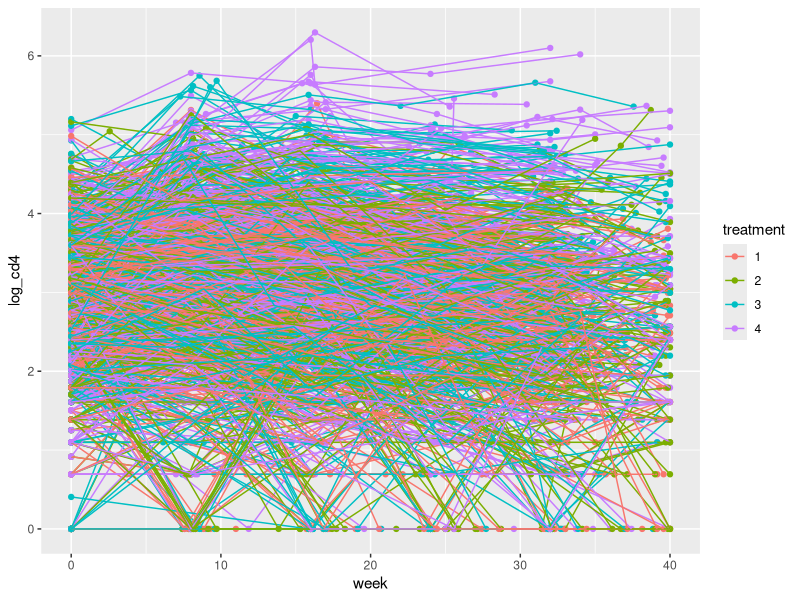
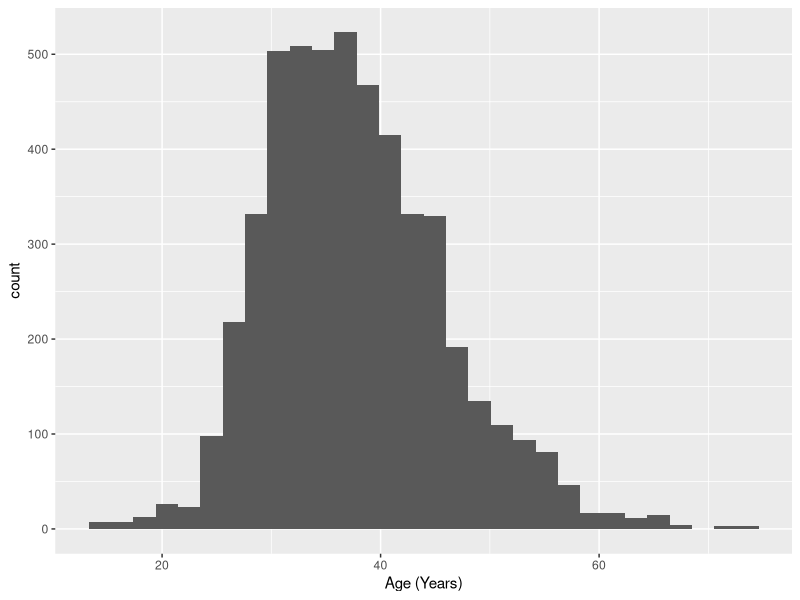
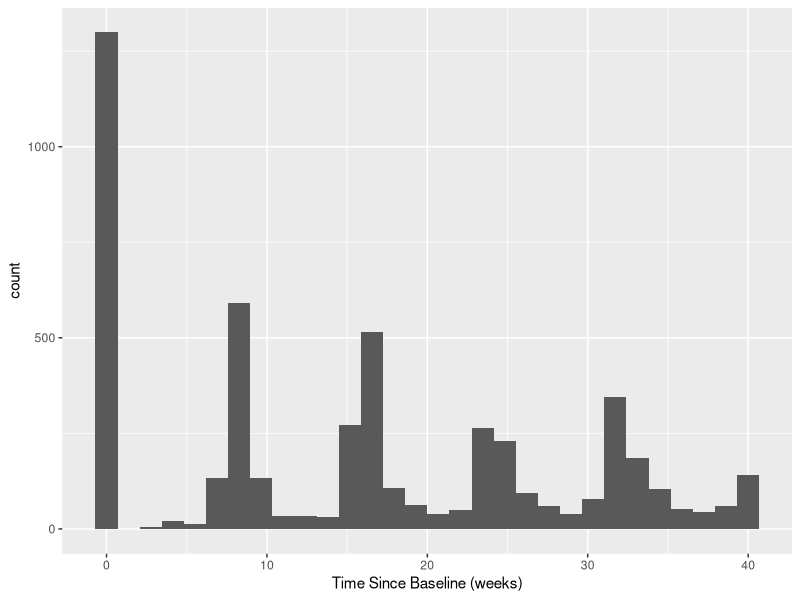
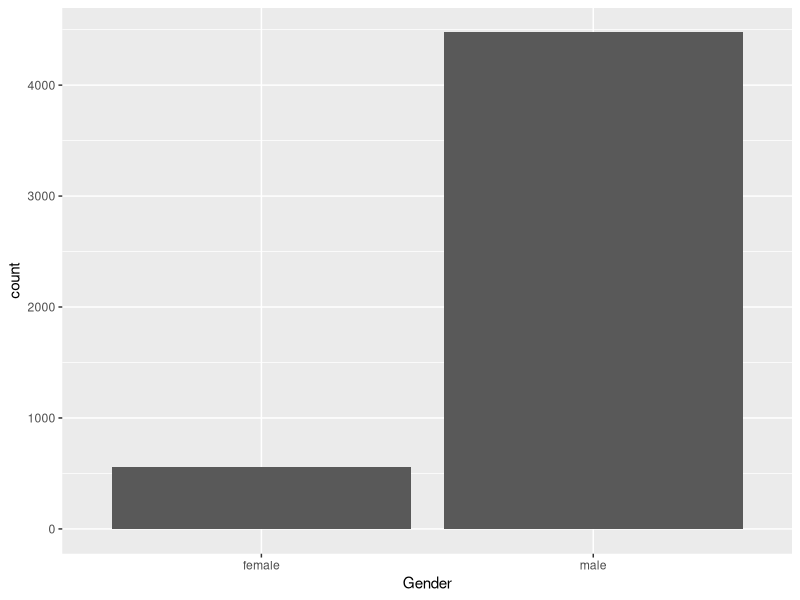
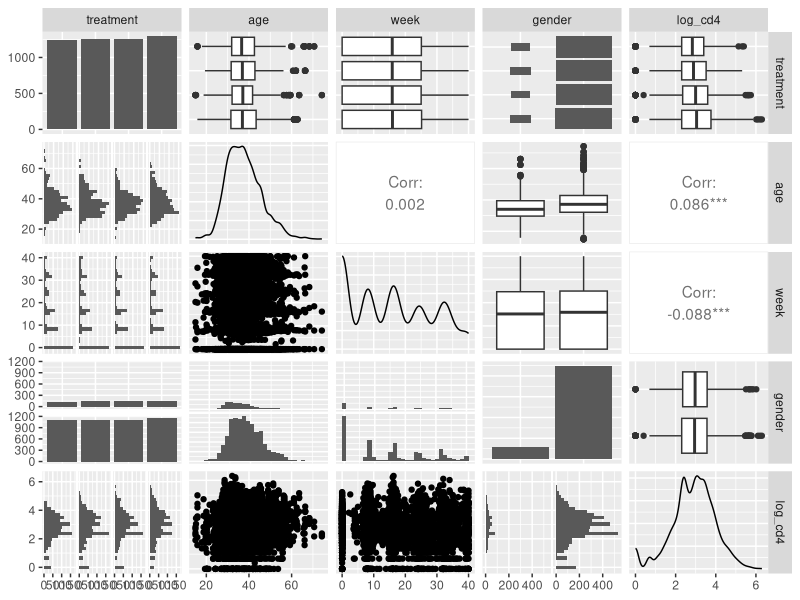
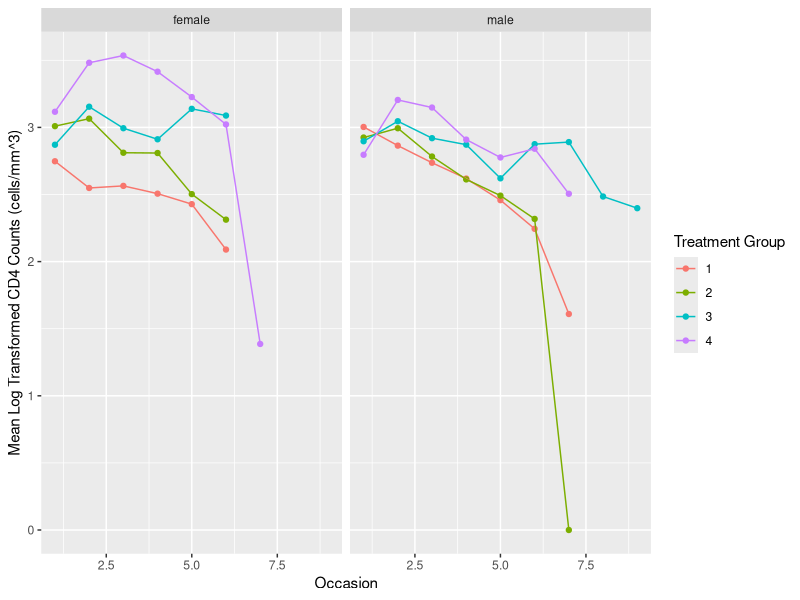
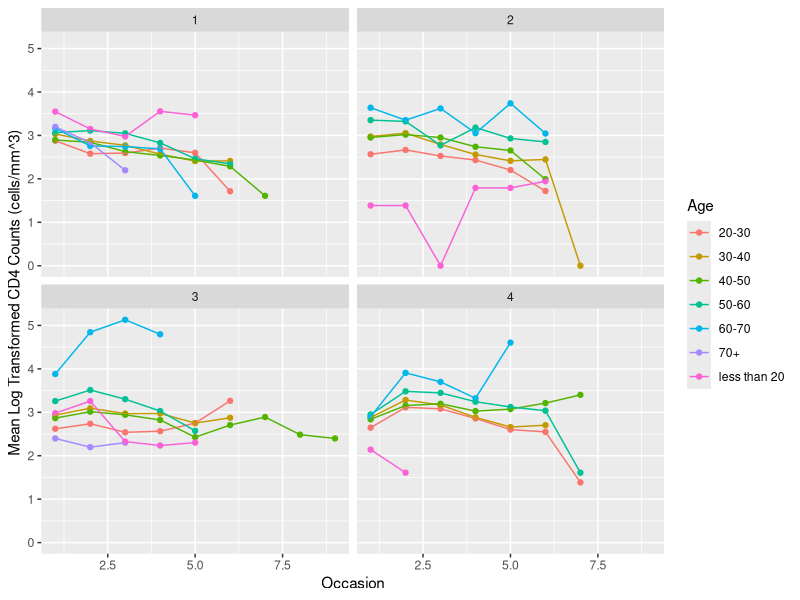

Here is the R script that generated these plots, in order:
## ---- chunk 1
library(tidyverse)
library(magrittr)
library(GGally)

aids <- read_csv(here::here("data/aids.csv"))

# change treatment to factor
aids %<>% 
  mutate(treatment = factor(treatment),
         gender = factor(gender))

glimpse(aids)

# number of participants
num_of_subjects <- n_distinct(aids$id)
## ---- chunk 2
# spaghetti plot
aids %>% 
  ggplot(aes(x = week, y = log_cd4, group = id, color = treatment)) +
  geom_point() +
  geom_line()
## ---- chunk 3
summary(aids)
## ---- chunk 4
aids %>% 
  ggplot(aes(x = age)) +
  geom_histogram() +
  labs(x = "Age (Years)")

aids %>% 
  ggplot(aes(x = week)) +
  geom_histogram() +
  labs(x = "Time Since Baseline (weeks)")

aids %>% 
  ggplot(aes(x = gender)) +
  geom_bar() +
  labs(x = "Gender")
## ---- chunk 5
ggpairs(aids, columns = c("treatment", "age", "week", "gender", "log_cd4"))
## ---- chunk 6
aids <- aids %>% 
  group_by(id) %>% 
  mutate(occasion = row_number())

aids %>% 
  group_by(treatment, gender, occasion) %>% 
  summarize(mean_cd4 = mean(log_cd4)) %>% 
  ggplot(aes(x = occasion, y = mean_cd4, color = factor(treatment))) +
  geom_point() +
  geom_line() +
  labs(x = "Occasion", y = "Mean Log Transformed CD4 Counts (cells/mm^3)", color = "Treatment Group") +
  facet_wrap(~ gender)
## ---- chunk 7
aids <- aids %>% 
  mutate(age_group = ifelse(age > 70, "70+", 
                            ifelse(age > 60, "60-70", 
                                   ifelse(age > 50, "50-60", 
                                          ifelse(age > 40, "40-50", 
                                                 ifelse(age > 30, "30-40", 
                                                        ifelse(age > 20, "20-30", "less than 20")))))))

aids %>% 
  group_by(treatment, age_group, occasion) %>% 
  summarize(mean_cd4 = mean(log_cd4)) %>% 
  ggplot(aes(x = occasion, y = mean_cd4, color = age_group)) +
  geom_point() +
  geom_line()+
  labs(x = "Occasion", y = "Mean Log Transformed CD4 Counts (cells/mm^3)", color = "Age") +
  facet_wrap(~ treatment)
## ---- chunk 8

## ---- chunk 9

